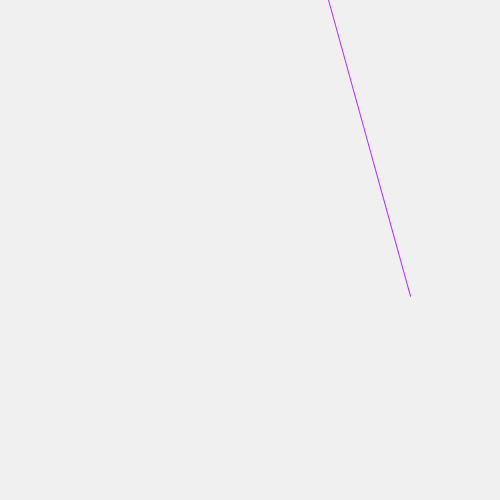
Frame 1 (no input)
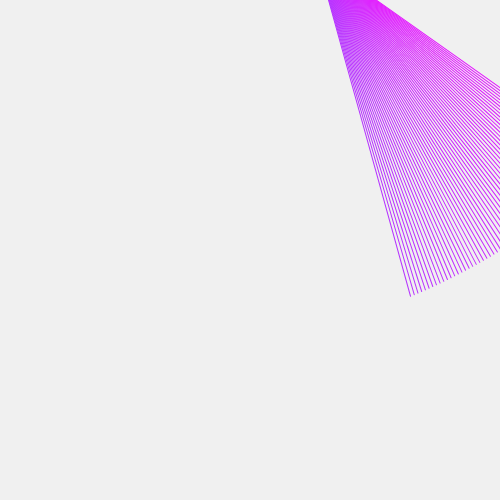
Frame 60 (no input)
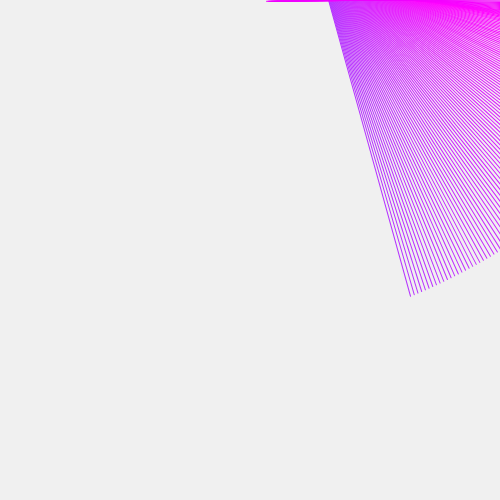
Frame 120 (the mouse pressed at the canvas centre since frame 60)

The p5.js sketch that drew these frames (run headless with seeded random() and noise() and a simulated clock; from frame 60 on, the mouse is pressed at the canvas centre):

// p5.js sketch
// ── sketch.js
let x;
let y;
let speedX = 3;
let speedY = 5; 

function setup() {
  createCanvas(500, 500);
  background(240);
  x = random(0, width);
  y = random(0, height);
  speedX = random(-3, 3);
  speedY = random(-3, 3);

}

function draw() {
  const redVal = map(x, 0, width, 0, 255);
  const greenVal = map(y, 0, height, 0, 255);
  // if (mouseIsPressed){
  //   fill(0);
  // }else{
  //   fill(255);
  // }
  // ellipse(mouseX,mouseY,80,80);

  translate(x, y);
  const rotation = map(y, 0, height, 0, TWO_PI);
  rotate(rotation);
  stroke(redVal, greenVal, 255);
  line(-200, 0, 200, 0);

  x = x + speedX;
  y = y + speedY;

  if (x > width || x < 0 ){
    speedX = -speedX;
  }
  if(y > height || y < 0){
    speedY -= speedY;
  }
}
